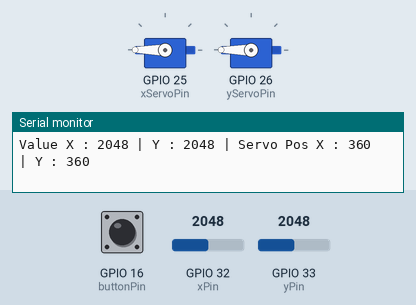
Recording of a sketch running on a simulated ESP32. Shown: 2 × servo, the last lines printed to the serial monitor. Inputs (shaded band) come from the test bench; at power-on: GPIO 32 (xPin) = 2048, GPIO 33 (yPin) = 2048, GPIO 16 (buttonPin) HIGH.

Above: at 1.2 s.
1.3 s: GPIO 32 (xPin) set to 2794
2.8 s: GPIO 32 (xPin) set to 2893
At 3.5 s:
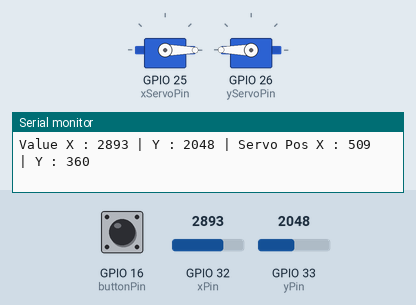
4.3 s: GPIO 33 (yPin) set to 2770
5.8 s: GPIO 33 (yPin) set to 2900
At 6.1 s:
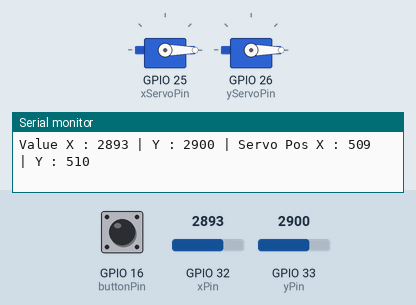
7.3 s: GPIO 32 (xPin) set to 2047
At 8.3 s:
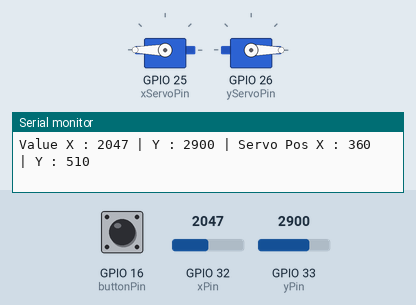
8.8 s: GPIO 33 (yPin) set to 491
At 9.3 s:
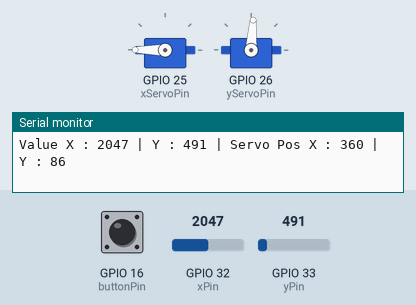
Timing chart, 0 to 11.3 s (numbered marks = the images above; inputs shaded):
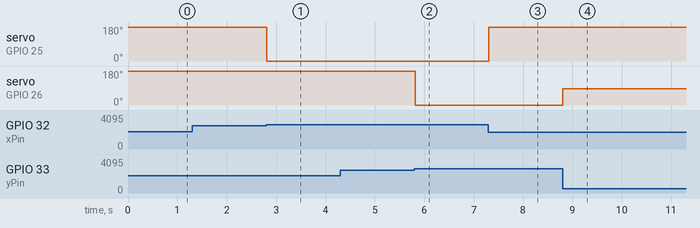

The sketch:

joystick_2servos.ino
```cpp
#include <Arduino.h>
#include <ESP32Servo.h>

constexpr uint8_t xServoPin = 25;
constexpr uint8_t yServoPin = 26;
constexpr uint8_t xPin = 32;
constexpr uint8_t yPin = 33;
constexpr uint8_t buttonPin = 16;

Servo servoX;
Servo servoY;

void setup() {
    Serial.begin(115200);
    pinMode(xPin, INPUT);
    pinMode(yPin, INPUT);
    pinMode(buttonPin, INPUT_PULLUP);

    servoX.attach(xServoPin);
    servoY.attach(yServoPin);

    servoX.write(0);
    servoY.write(0);
}

void loop() {
    const int xVal = analogRead(xPin);
    const int yVal = analogRead(yPin);
    const int buttonState = digitalRead(buttonPin);

    const int xServoPos = map(xVal, 0, 1023, 0, 180);
    const int yServoPos = map(yVal, 0, 1023, 0, 180);

    servoX.write(xServoPos);
    servoY.write(yServoPos);
    Serial.printf("Value X : %d | Y : %d | Servo Pos X : %d | Y : %d\n", xVal, yVal, xServoPos, yServoPos);

    delay(15);
}
```

Measured:
- the behaviour switches between 2841 and 2842 on GPIO 32 (xPin) (found by bisection; images 0 and 1)
- the behaviour switches between 2841 and 2842 on GPIO 33 (yPin) (found by bisection; images 1 and 2)
- after the input at 2.8 s, servo on GPIO 25 (xServoPin): 180° → 0° at once
- after the input at 5.8 s, servo on GPIO 26 (yServoPin): 180° → 0° at once
- after the input at 7.3 s, servo on GPIO 25 (xServoPin): 0° → 180° at once
- after the input at 8.8 s, servo on GPIO 26 (yServoPin): 0° → 86° at once
